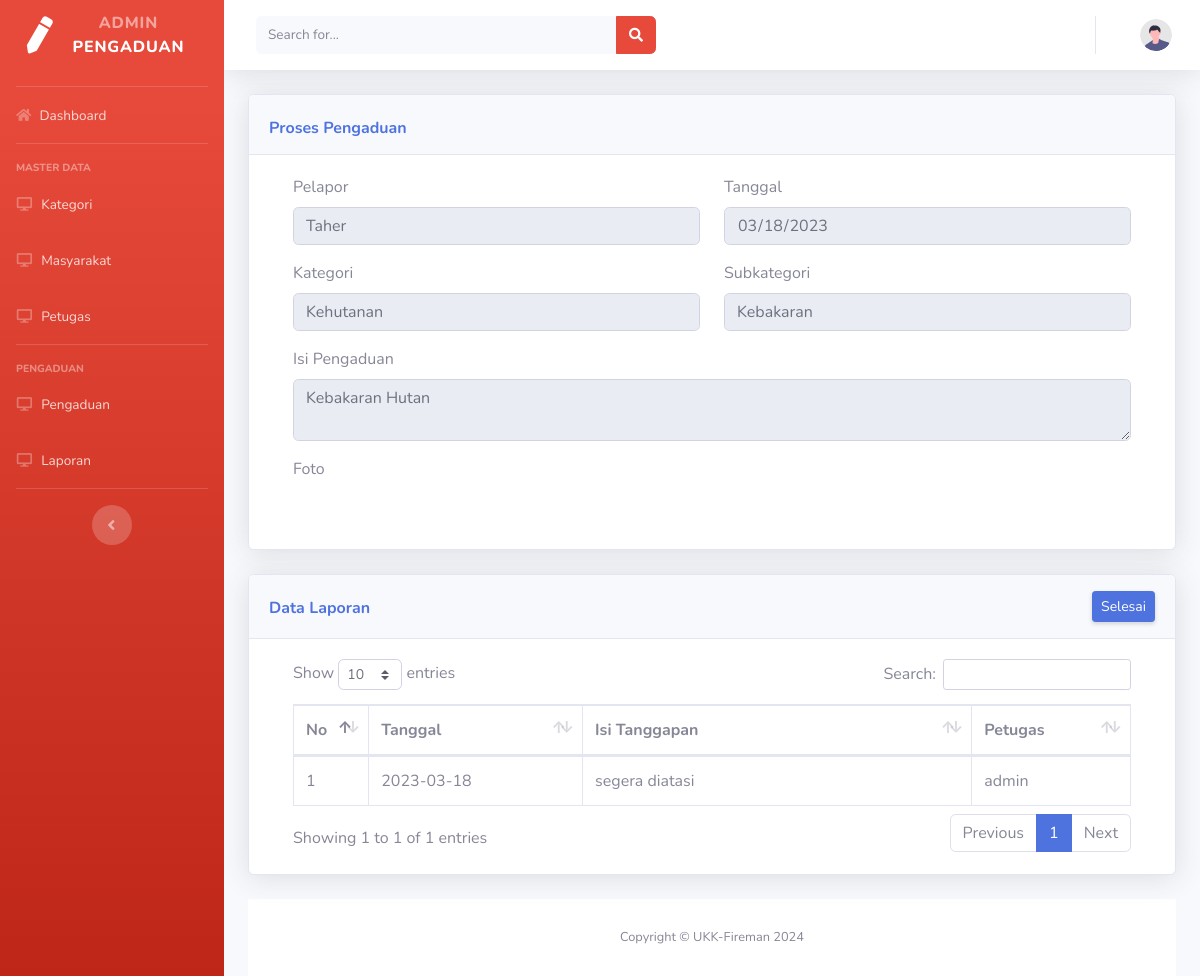
Screenshot of /C_firman_dashboard/proses_admin/29 with the database file from the repository.
### tables this page shows
CREATE TABLE `pengaduan` (
  `id_pengaduan` int(11) NOT NULL,
  `tgl_pengaduan` date NOT NULL,
  `id_subkategori` int(11) NOT NULL,
  `id_kategori` int(11) NOT NULL,
  `nik` varchar(16) NOT NULL,
  `isi_laporan` text NOT NULL,
  `foto` varchar(255) NOT NULL,
  `status` enum('0','proses','selesai') NOT NULL
);

CREATE TABLE `masyarakat` (
  `id` int(11) NOT NULL,
  `nik` varchar(16) NOT NULL,
  `nama_lengkap` varchar(35) NOT NULL,
  `username` varchar(25) NOT NULL,
  `password` varchar(128) NOT NULL,
  `telepon` varchar(13) NOT NULL,
  `is_active` enum('active','not_active') NOT NULL
);

CREATE TABLE `kategori` (
  `id_kategori` int(11) NOT NULL,
  `kategori` varchar(50) NOT NULL
);

CREATE TABLE `subkategori` (
  `id_subkategori` int(11) NOT NULL,
  `id_kategori` int(11) NOT NULL,
  `subkategori` varchar(225) NOT NULL
);

CREATE TABLE `tanggapan` (
  `id_tanggapan` int(11) NOT NULL,
  `id_pengaduan` int(11) NOT NULL,
  `tgl_tanggapan` date NOT NULL,
  `tanggapan` text NOT NULL,
  `id_petugas` int(11) NOT NULL
);

CREATE TABLE `petugas` (
  `id_petugas` int(11) NOT NULL,
  `nama_petugas` varchar(35) NOT NULL,
  `username` varchar(25) NOT NULL,
  `password` varchar(128) NOT NULL,
  `telpon` varchar(13) NOT NULL,
  `level` enum('admin','petugas') NOT NULL
);

### application/controllers/C_firman_dashboard.php (called while the page is built, shortened)
<?php
class C_firman_dashboard extends CI_Controller
{
    public function proses_admin($id)
    {
        $this->load->model('M_firman_Admin');
        $data['masyarakat'] = $this->db->get_where('masyarakat', ['username' => $this->session->userdata('username')])->row_array();
        $data['petugas'] = $this->db->get_where('petugas', ['username' => $this->session->userdata('username')])->row_array();
        $data['p'] = $this->M_firman_Admin->proses($id);
        $data['prosestanggapan'] = $this->M_firman_Admin->prosesTanggapan($id);
        $data['title'] = 'Laporan Proses';
        $this->load->view('template_admin/header', $data);
        $this->load->view('template_admin/sidebar', $data);
        $this->load->view('template_admin/topbar', $data);
        $this->load->view('admin/v_firman_proses', $data);
        $this->load->view('template_admin/footer', $data);
    }
}

### index.php (called while the page is built, shortened)
<?php
require_once BASEPATH.'core/CodeIgniter.php';

### application/models/M_firman_Admin.php (called while the page is built, shortened)
<?php
class M_firman_Admin extends CI_Model
{
    function proses($id)
    {
        $this->db->select('*');
        $this->db->from('pengaduan');
        $this->db->join('masyarakat', 'masyarakat.nik=pengaduan.nik');
        $this->db->join('subkategori', 'subkategori.id_subkategori=pengaduan.id_subkategori');
        $this->db->join('kategori', 'kategori.id_kategori=subkategori.id_kategori');
        $this->db->where('id_pengaduan', $id);
        return $this->db->get()->row_array();
    }
    function prosesTanggapan($id)
    {
        $this->db->select('*');
        $this->db->from('tanggapan');
        $this->db->join('petugas', 'petugas.id_petugas=tanggapan.id_petugas');
        $this->db->where('id_pengaduan', $id);
        return $this->db->get()->result_array();
    }
}

### application/views/admin/v_firman_proses.php (the view, shortened to what this page needs)
<div class="container-fluid">
    <div class="card shadow mb-4">
        <div class="card-header py-3">
            <div class="d-flex aling-item-center">
                <h6 class="m-0 font-weight-bold text-primary mt-2">Proses Pengaduan</h6>
            </div>
        </div>
        <div class="card-body">
            <div class="container">
                <form method="post" action="<?= base_url('C_firman_Update/upload_tanggapan/') . $p['id_pengaduan'] ?>">
                    <fieldset disabled>
                        <div class="row">
                            <div class="mb-3 col-md-6">
                                <label for="exampleInputEmail1">Pelapor</label>
                                <input type="text" class="form-control" id="pelapor" value="<?= $p['nama_lengkap'] ?>">
                            </div>
                            <div class="mb-3 col-md-6">
                                <label for="exampleInputPassword1">Tanggal</label>
                                <input type="date" class="form-control" id="tgl_pengaduan" value="<?= $p['tgl_pengaduan'] ?>">
                            </div>
                            <div class="mb-3 col-md-6">
                                <label for="exampleInputEmail1">Kategori</label>
                                <input type="text" class="form-control" id="kategori" value="<?= $p['kategori'] ?>">
                            </div>
                            <div class="mb-3 col-md-6">
                                <label for="exampleInputEmail1">Subkategori</label>
                                <input type="text" class="form-control" id="sub_kategori" value="<?= $p['subkategori'] ?>">
                            </div>
                        </div>
                        <div class="mb-3">
                            <label for="exampleInputEmail1">Isi Pengaduan</label>
                            <textarea type="text" class="form-control" id="isi_laporan" value=""><?= $p['isi_laporan'] ?></textarea>
                        </div>
                    </fieldset>
                    <div class="mb-3">
                        <label for="exampleInputEmail1" class="form-label">Foto</label>
                        <div>
                        </div>
                    </div>
                </form>
            </div>
        </div>
    </div>
    <div class="card shadow mb-4">
        <div class="card-header py-3">
            <div class="d-flex aling-item-center">
                <h6 class="m-0 font-weight-bold text-primary mt-2">Data Laporan</h6>
                <button type="button" class="ml-auto d-none d-sm-inline-block btn btn-sm btn-primary shadow-sm" data-toggle="modal" data-target="#selesai">
                    Selesai
                </button>
            </div>
        </div>
        <div class="card-body">
            <div class="container">
                <table class="table table-bordered" id="dataTable" width="100%" cellspacing="0">
                    <thead>
                        <tr>
                            <th width='1%'>No</th>
                            <th width='10%'>Tanggal</th>
                            <th width='20%'>Isi Tanggapan</th>
                            <th width='5%'>Petugas</th>
                        </tr>
                    </thead>
                    <tbody>
                        <?php
                        $count = 0;
                        foreach ($prosestanggapan as $pt) :
                            $count = $count + 1;
                        ?>
                            <tr>
                                <td><?= $count ?></td>
                                <td><?= $pt['tgl_tanggapan'] ?></td>
                                <td><?= $pt['tanggapan'] ?></td>
                                <td><?= $pt['nama_petugas'] ?></td>
                            </tr>
                        <?php endforeach ?>
                    </tbody>
                </table>
            </div>
        </div>
    </div>
    <footer class="sticky-footer bg-white">
        <div class="container my-auto">
            <div class="copyright text-center my-auto">
                <span>Copyright &copy; UKK-Fireman 2024</span>
            </div>
        </div>
    </footer>
</div>
</div>

### rows the page displays
pengaduan: nama_lengkap "Taher", tgl_pengaduan "03/18/2023", id_kategori.kategori "Kehutanan", id_subkategori.subkategori "Kebakaran", isi_laporan "Kebakaran Hutan"
tanggapan: tgl_tanggapan "2023-03-18", tanggapan "segera diatasi", id_petugas.nama_petugas "admin"
